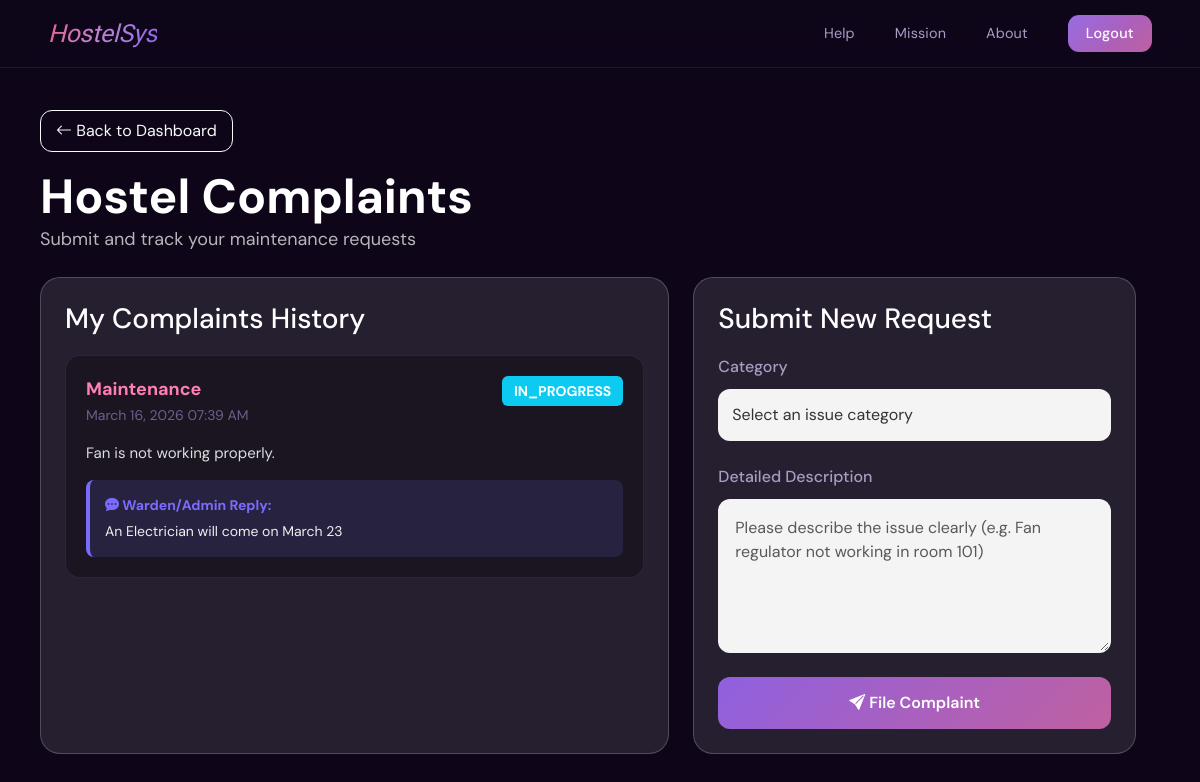
The page /complaints/ (signed in) on the database its author committed.
### startpage/models.py (models this page shows, shortened)
class Complaint(models.Model):
    class Status(models.TextChoices):
        PENDING = 'PENDING', 'Pending'
        IN_PROGRESS = 'IN_PROGRESS', 'In Progress'
        RESOLVED = 'RESOLVED', 'Resolved'
    student = models.ForeignKey(settings.AUTH_USER_MODEL, on_delete=models.CASCADE, related_name='complaints')
    room = models.ForeignKey(Room, on_delete=models.SET_NULL, null=True, blank=True)
    category = models.CharField(max_length=50)
    description = models.TextField()
    status = models.CharField(max_length=20, choices=Status.choices, default=Status.PENDING)
    admin_note = models.TextField(blank=True, null=True, help_text="Note from admin to the student.")
    ai_recommendation = models.TextField(blank=True, null=True, help_text="AI suggested action.")
    created_at = models.DateTimeField(auto_now_add=True)
    updated_at = models.DateTimeField(auto_now=True)
    class Meta:
        ordering = ['-created_at']

### startpage/views.py (the view, shortened to what this page needs)
# urls.py: path('complaints/', views.complaints, name='complaints'),
@login_required
def complaints(request):
    is_admin = request.user.is_staff or request.user.is_superuser
    if is_admin:
        if request.method == 'POST' and 'update_status' in request.POST:
            complaint_id = request.POST.get('complaint_id')
            new_status = request.POST.get('status')
            admin_note = request.POST.get('admin_note')
            if complaint_id:
                try:
                    c = Complaint.objects.get(id=complaint_id)
                    if new_status:
                        c.status = new_status
                    if admin_note is not None:
                        c.admin_note = admin_note
                    c.save()
                    messages.success(request, f'Complaint updated successfully!')
                except Complaint.DoesNotExist:
                    messages.error(request, 'Complaint not found!')
                return redirect('complaints')
        complaints_list = Complaint.objects.select_related('student', 'room').order_by('-created_at')
        if request.user.department:
            complaints_list = complaints_list.filter(student__student_profile__department=request.user.department)
        for c in complaints_list:
            if not c.ai_recommendation:
                rec = "Assign relevant staff to handle this."
                cat = c.category.lower()
                if "maintenance" in cat:
                    rec = "Schedule maintenance team review within 24hrs."
                elif "electrical" in cat:
                    rec = "Dispatch campus electrician immediately. Check circuit breakers."
                elif "plumbing" in cat:
                    rec = "Call plumbing contractor. Instruct student to locate water valve."
                elif "cleaning" in cat:
                    rec = "Add to priority list for housekeeping tomorrow morning."
                c.ai_recommendation = rec
                c.save()
        context = {
            'complaints_list': complaints_list,
        }
        return render(request, 'complaints.html', context)
    else:
        try:
            student_profile = request.user.student_profile
            room = student_profile.room
        except StudentProfile.DoesNotExist:
            room = None
        my_complaints = request.user.complaints.all()
        return render(request, 'student_complaints.html', {'my_complaints': my_complaints})

### templates/student_complaints.html (shortened to what this page needs)
{% extends 'base.html' %}
{% block content %}
<main class="dashboard-content" style="padding: 110px 40px 50px 40px; min-height: calc(100vh - 80px);">
  <div class="mb-4">
    <a href="{% url 'dashboard' %}" class="btn btn-outline-light mb-3" style="border-radius: 12px; padding: 8px 15px;"><i class="bi bi-arrow-left"></i> Back to Dashboard</a>
    <h1 style="font-size: 48px; font-weight: 700; color: #fff; margin-bottom: 0;">Hostel Complaints</h1>
    <p style="color: rgba(255,255,255,0.7); font-size: 18px;">Submit and track your maintenance requests</p>
  </div>
  <div class="row" style="width: 100%;">
    <div class="col-md-7 mb-4">
      <div class="card p-4 h-100" style="background: rgba(255,255,255,0.1); border-radius: 20px; border: 1px solid rgba(255,255,255,0.2);">
          <h3 style="color:#fff; margin-bottom: 20px;">My Complaints History</h3>
          {% if my_complaints %}
          <ul style="list-style: none; padding: 0;">
              {% for c in my_complaints %}
              <li style="background: rgba(0,0,0,0.3); padding: 20px; border-radius: 15px; margin-bottom: 15px; border: 1px solid var(--border-subtle);">
                  <div style="display: flex; justify-content: space-between; align-items: start; margin-bottom: 10px;">
                      <div>
                          <strong style="color: #ff7eb3; font-size: 18px;">{{ c.category }}</strong>
                          <br><small style="color: var(--text-muted);">{{ c.created_at|date:"F d, Y h:i A" }}</small>
                      </div>
                      <span class="badge bg-{% if c.status == 'PENDING' %}warning{% elif c.status == 'IN_PROGRESS' %}info{% else %}success{% endif %}" style="font-size: 14px; padding: 8px 12px;">{{ c.status }}</span>
                  </div>
                  <p style="margin: 15px 0 0 0; color: #ddd; font-size: 15px; line-height: 1.5;">{{ c.description }}</p>
                  {% if c.admin_note %}
                  <div style="margin-top: 15px; padding: 15px; background: rgba(122, 107, 255, 0.15); border-left: 4px solid #7a6bff; border-radius: 8px; font-size: 14px;">
                      <strong style="color: #7a6bff;"><i class="bi bi-chat-dots-fill"></i> Warden/Admin Reply:</strong><br>
                      <span style="color: #eee; display: block; margin-top: 5px;">{{ c.admin_note }}</span>
                  </div>
                  {% endif %}
              </li>
              {% endfor %}
          </ul>
          {% endif %}
      </div>
    </div>
    <div class="col-md-5 mb-4">
      <div class="card p-4 h-100" style="background: rgba(255,255,255,0.1); border-radius: 20px; border: 1px solid rgba(255,255,255,0.2);">
          <h3 style="color:#fff; margin-bottom: 20px;">Submit New Request</h3>
          <form method="POST">
              <div class="mb-4">
                  <label style="color: var(--text-secondary); margin-bottom:10px; font-weight: 500;">Category</label>
                  <select name="category" class="form-control" style="background: rgba(255,255,255,0.05); color: #fff; border: 1px solid var(--border-mid); border-radius: 12px; padding: 12px;" required>
                      <option value="" disabled selected>Select an issue category</option>
                  </select>
              </div>
              <div class="mb-4">
                  <label style="color: var(--text-secondary); margin-bottom:10px; font-weight: 500;">Detailed Description</label>
                  <textarea name="description" class="form-control" rows="5" placeholder="Please describe the issue clearly (e.g. Fan regulator not working in room 101)" style="background: rgba(255,255,255,0.05); color: #fff; border: 1px solid var(--border-mid); border-radius: 12px; padding: 15px;" required></textarea>
              </div>
              <button type="submit" name="submit_complaint" class="btn btn-primary w-100" style="background: linear-gradient(135deg, #9060e0 0%, #c060a0 100%); border: none; border-radius: 12px; padding: 14px; font-weight: 600; font-size: 16px;"><i class="bi bi-send-fill"></i> File Complaint</button>
          </form>
      </div>
    </div>
  </div>
</main>
{% endblock %}

### templates/base.html (style rules this page uses)
:root { --bg-deep: #0e0618; --bg-mid: #160d24; --bg-surface: #1e1230; --bg-card: #261740; --bg-input: #1a0f2e; --accent-rose: #e8608a; --accent-violet: #8b6be8; --accent-soft: #c084d4; --text-primary: #f4eeff; --text-secondary: #a99cc4; --text-muted: #6d5f8a; --border-subtle: rgba(180,140,255,0.12); --border-mid: rgba(180,140,255,0.22); }
*, *::before, *::after { box-sizing: border-box; }
html, body { height: 100%; margin: 0; padding: 0; width: 100%; overflow-x: hidden; background: var(--bg-deep) !important; color: var(--text-primary) !important; font-family: 'DM Sans', system-ui, sans-serif !important; -webkit-font-smoothing: antialiased; }
body::before { content: ''; position: fixed; inset: 0; z-index: -1; background: radial-gradient(ellipse 60% 50% at 20% 10%, rgba(139,107,232,0.14) 0%, transparent 70%), radial-gradient(ellipse 50% 60% at 85% 80%, rgba(232,96,138,0.12) 0%, transparent 70%), radial-gradient(ellipse 40% 40% at 55% 45%, rgba(192,132,212,0.07) 0%, transparent 60%); pointer-events: none; }
body::after { content: ''; position: fixed; inset: 0; z-index: -1; background-image: radial-gradient(circle, rgba(255,255,255,0.028) 1px, transparent 1px); background-size: 28px 28px; pointer-events: none; }
.mb-4 { margin-bottom: 1.5rem; }
.form-control, .form-select { background: rgba(255, 255, 255, 0.95) !important; border: 2px solid transparent !important; border-radius: 12px; padding: 0.8rem 1.2rem; font-size: 1rem; color: #333 !important; width: 100%; }

### rows shown on the page
Complaint: category "Maintenance", created_at "March 16, 2026 07:39 AM", status "IN_PROGRESS", description "Fan is not working properly.", admin_note "An Electrician will come on March 23"
